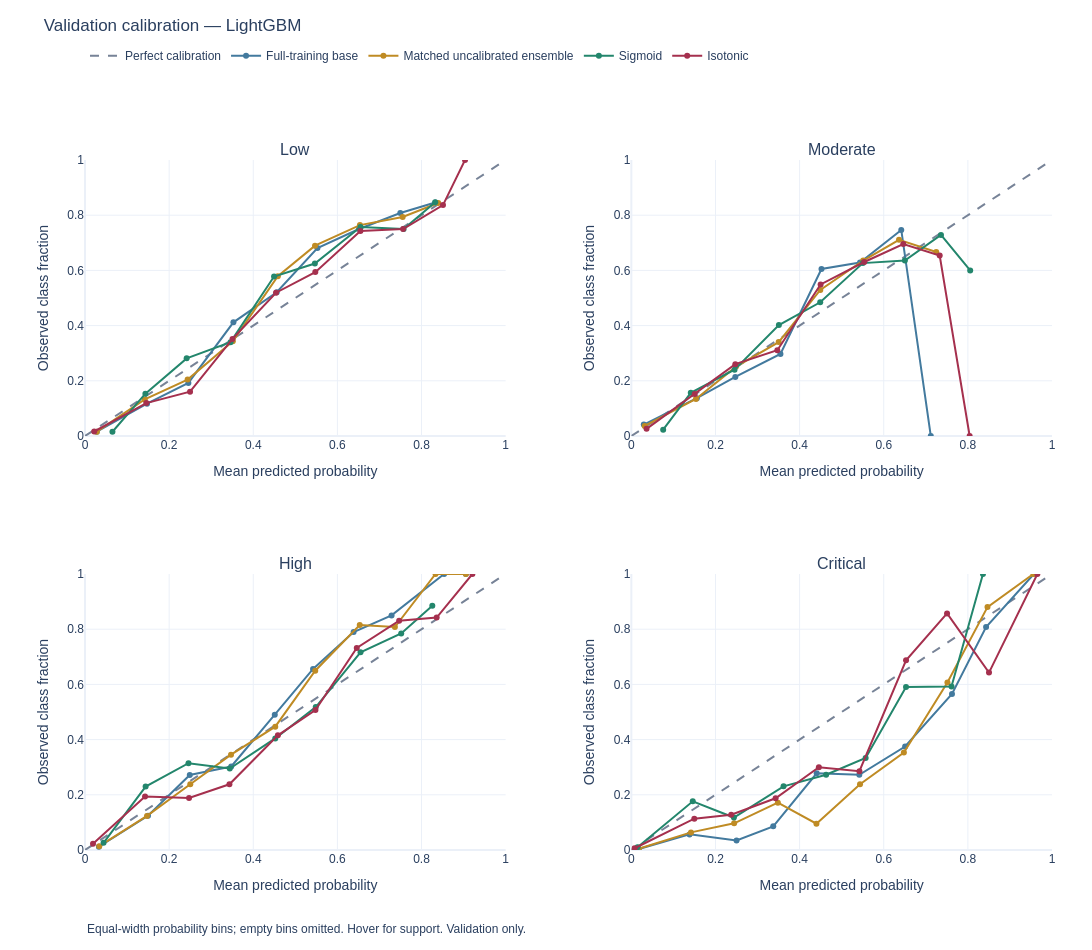
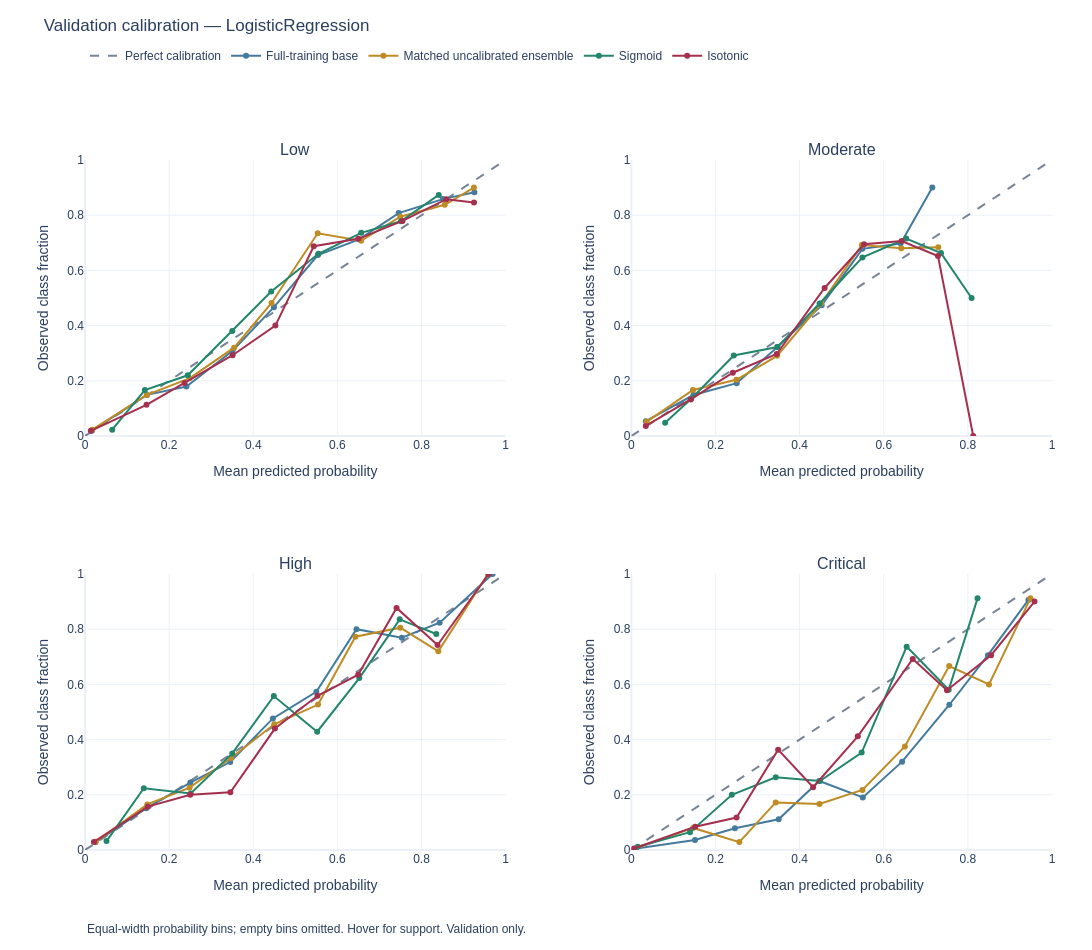

These figures' notebook cell, in order:
### Markdown cell above
## Computed comparisons, calibration curves and ranked shortlist

The following display reads saved artifacts. Review both recalls, all triage-error directions, macro F1, probability quality, CV variation, and conditional validation uncertainty. Tuning and calibration may worsen held-out development metrics; the tables preserve those outcomes. The final written section gives the ranked shortlist and its trade-offs without making a test-performance claim.

### Code cell
show_model_experimentation()

### Figure 1 — Plotly figure (JSON) as saved in the notebook; plotly's stock layout.template omitted (floating-point values rounded to 4 significant figures)
{"data": [{"legendgroup": "reference", "line": {"color": "#778397", "dash": "dash"}, "mode": "lines", "name": "Perfect calibration", "showlegend": true, "type": "scatter", "x": [0, 1], "xaxis": "x", "y": [0, 1], "yaxis": "y"}, {"customdata": [444, 111, 78, 68, 48, 69, 80, 125, 156], "hovertemplate": "Mean p=%{x:.3f}<br>Observed=%{y:.3f}<br>n=%{customdata}<extra>%{fullData.name}</extra>", "legendgroup": "tuned_LightGBM_class_weights", "line": {"color": "#437a9e"}, "meta": {"run_id": "tuned_LightGBM_class_weights"}, "mode": "lines+markers", "name": "Full-training base", "showlegend": true, "type": "scatter", "x": [0.02804, 0.1474, 0.2458, 0.3528, 0.4557, 0.5526, 0.6514, 0.7496, 0.8327], "xaxis": "x", "y": [0.01577, 0.1171, 0.1923, 0.4118, 0.5208, 0.6812, 0.75, 0.808, 0.8462], "yaxis": "y"}, {"customdata": [447, 98, 88, 67, 57, 58, 89, 121, 154], "hovertemplate": "Mean p=%{x:.3f}<br>Observed=%{y:.3f}<br>n=%{customdata}<extra>%{fullData.name}</extra>", "legendgroup": "uncalibrated_ensemble_LightGBM", "line": {"color": "#bf8b24"}, "meta": {"run_id": "uncalibrated_ensemble_LightGBM"}, "mode": "lines+markers", "name": "Matched uncalibrated ensemble", "showlegend": true, "type": "scatter", "x": [0.02803, 0.142, 0.244, 0.3514, 0.4584, 0.5468, 0.6536, 0.7552, 0.8398], "xaxis": "x", "y": [0.01566, 0.1327, 0.2045, 0.3433, 0.5789, 0.6897, 0.764, 0.7934, 0.8442], "yaxis": "y"}, {"customdata": [457, 124, 64, 50, 45, 56, 66, 128, 189], "hovertemplate": "Mean p=%{x:.3f}<br>Observed=%{y:.3f}<br>n=%{customdata}<extra>%{fullData.name}</extra>", "legendgroup": "calibrated_LightGBM_sigmoid", "line": {"color": "#23866c"}, "meta": {"run_id": "calibrated_LightGBM_sigmoid"}, "mode": "lines+markers", "name": "Sigmoid", "showlegend": true, "type": "scatter", "x": [0.06523, 0.1436, 0.2417, 0.346, 0.4495, 0.5464, 0.655, 0.7574, 0.8326], "xaxis": "x", "y": [0.01532, 0.1532, 0.2812, 0.34, 0.5778, 0.625, 0.7576, 0.75, 0.8466], "yaxis": "y"}, {"customdata": [429, 109, 81, 54, 52, 64, 70, 108, 208, 4], "hovertemplate": "Mean p=%{x:.3f}<br>Observed=%{y:.3f}<br>n=%{customdata}<extra>%{fullData.name}</extra>", "legendgroup": "calibrated_LightGBM_isotonic", "line": {"color": "#a5304e"}, "meta": {"run_id": "calibrated_LightGBM_isotonic"}, "mode": "lines+markers", "name": "Isotonic", "showlegend": true, "type": "scatter", "x": [0.02189, 0.1457, 0.2497, 0.3507, 0.4541, 0.5475, 0.6547, 0.7563, 0.851, 0.9034], "xaxis": "x", "y": [0.01632, 0.1193, 0.1605, 0.3519, 0.5192, 0.5938, 0.7429, 0.75, 0.8365, 1.0], "yaxis": "y"}, {"legendgroup": "reference", "line": {"color": "#778397", "dash": "dash"}, "mode": "lines", "name": "Perfect calibration", "showlegend": false, "type": "scatter", "x": [0, 1], "xaxis": "x2", "y": [0, 1], "yaxis": "y2"}, {"customdata": [193, 241, 187, 158, 157, 167, 75, 1], "hovertemplate": "Mean p=%{x:.3f}<br>Observed=%{y:.3f}<br>n=%{customdata}<extra>%{fullData.name}</extra>", "legendgroup": "tuned_LightGBM_class_weights", "line": {"color": "#437a9e"}, "meta": {"run_id": "tuned_LightGBM_class_weights"}, "mode": "lines+markers", "name": "Full-training base", "showlegend": false, "type": "scatter", "x": [0.02957, 0.1557, 0.2472, 0.3544, 0.452, 0.5436, 0.6417, 0.7118], "xaxis": "x2", "y": [0.04145, 0.1369, 0.2139, 0.2975, 0.6051, 0.6287, 0.7467, 0.0], "yaxis": "y2"}, {"customdata": [192, 253, 183, 147, 153, 162, 83, 6], "hovertemplate": "Mean p=%{x:.3f}<br>Observed=%{y:.3f}<br>n=%{customdata}<extra>%{fullData.name}</extra>", "legendgroup": "uncalibrated_ensemble_LightGBM", "line": {"color": "#bf8b24"}, "meta": {"run_id": "uncalibrated_ensemble_LightGBM"}, "mode": "lines+markers", "name": "Matched uncalibrated ensemble", "showlegend": false, "type": "scatter", "x": [0.03173, 0.1536, 0.2489, 0.3502, 0.4492, 0.5512, 0.6363, 0.7249], "xaxis": "x2", "y": [0.03646, 0.1344, 0.2514, 0.3401, 0.5294, 0.6358, 0.7108, 0.6667], "yaxis": "y2"}, {"customdata": [175, 345, 154, 102, 97, 91, 129, 81, 5], "hovertemplate": "Mean p=%{x:.3f}<br>Observed=%{y:.3f}<br>n=%{customdata}<extra>%{fullData.name}</extra>", "legendgroup": "calibrated_LightGBM_sigmoid", "line": {"color": "#23866c"}, "meta": {"run_id": "calibrated_LightGBM_sigmoid"}, "mode": "lines+markers", "name": "Sigmoid", "showlegend": false, "type": "scatter", "x": [0.07563, 0.1413, 0.2453, 0.3507, 0.449, 0.5504, 0.6502, 0.7361, 0.8055], "xaxis": "x2", "y": [0.02286, 0.1565, 0.2403, 0.402, 0.4845, 0.6264, 0.6357, 0.7284, 0.6], "yaxis": "y2"}, {"customdata": [193, 283, 169, 132, 122, 138, 115, 26, 1], "hovertemplate": "Mean p=%{x:.3f}<br>Observed=%{y:.3f}<br>n=%{customdata}<extra>%{fullData.name}</extra>", "legendgroup": "calibrated_LightGBM_isotonic", "line": {"color": "#a5304e"}, "meta": {"run_id": "calibrated_LightGBM_isotonic"}, "mode": "lines+markers", "name": "Isotonic", "showlegend": false, "type": "scatter", "x": [0.03611, 0.1506, 0.2471, 0.347, 0.4499, 0.5536, 0.6465, 0.733, 0.8043], "xaxis": "x2", "y": [0.02591, 0.1519, 0.2604, 0.3106, 0.5492, 0.6304, 0.6957, 0.6538, 0.0], "yaxis": "y2"}, {"legendgroup": "reference", "line": {"color": "#778397", "dash": "dash"}, "mode": "lines", "name": "Perfect calibration", "showlegend": false, "type": "scatter", "x": [0, 1], "xaxis": "x3", "y": [0, 1], "yaxis": "y3"}, {"customdata": [513, 153, 114, 119, 102, 93, 57, 20, 7, 1], "hovertemplate": "Mean p=%{x:.3f}<br>Observed=%{y:.3f}<br>n=%{customdata}<extra>%{fullData.name}</extra>", "legendgroup": "tuned_LightGBM_class_weights", "line": {"color": "#437a9e"}, "meta": {"run_id": "tuned_LightGBM_class_weights"}, "mode": "lines+markers", "name": "Full-training base", "showlegend": false, "type": "scatter", "x": [0.03301, 0.1498, 0.2491, 0.3476, 0.4511, 0.5422, 0.6386, 0.7288, 0.8537, 0.9054], "xaxis": "x3", "y": [0.0117, 0.1242, 0.2719, 0.3025, 0.4902, 0.6559, 0.7895, 0.85, 1.0, 1.0], "yaxis": "y3"}, {"customdata": [502, 162, 126, 110, 94, 97, 54, 26, 7, 1], "hovertemplate": "Mean p=%{x:.3f}<br>Observed=%{y:.3f}<br>n=%{customdata}<extra>%{fullData.name}</extra>", "legendgroup": "uncalibrated_ensemble_LightGBM", "line": {"color": "#bf8b24"}, "meta": {"run_id": "uncalibrated_ensemble_LightGBM"}, "mode": "lines+markers", "name": "Matched uncalibrated ensemble", "showlegend": false, "type": "scatter", "x": [0.03393, 0.1474, 0.2503, 0.3471, 0.4523, 0.5473, 0.6531, 0.7367, 0.8333, 0.9055], "xaxis": "x3", "y": [0.01394, 0.1235, 0.2381, 0.3455, 0.4468, 0.6495, 0.8148, 0.8077, 1.0, 1.0], "yaxis": "y3"}, {"customdata": [619, 135, 89, 61, 47, 56, 81, 65, 26], "hovertemplate": "Mean p=%{x:.3f}<br>Observed=%{y:.3f}<br>n=%{customdata}<extra>%{fullData.name}</extra>", "legendgroup": "calibrated_LightGBM_sigmoid", "line": {"color": "#23866c"}, "meta": {"run_id": "calibrated_LightGBM_sigmoid"}, "mode": "lines+markers", "name": "Sigmoid", "showlegend": false, "type": "scatter", "x": [0.04409, 0.1442, 0.246, 0.3442, 0.4523, 0.5485, 0.655, 0.7517, 0.8257], "xaxis": "x3", "y": [0.02585, 0.2296, 0.3146, 0.2951, 0.4043, 0.5179, 0.716, 0.7846, 0.8846], "yaxis": "y3"}, {"customdata": [576, 139, 69, 84, 65, 69, 97, 59, 19, 2], "hovertemplate": "Mean p=%{x:.3f}<br>Observed=%{y:.3f}<br>n=%{customdata}<extra>%{fullData.name}</extra>", "legendgroup": "calibrated_LightGBM_isotonic", "line": {"color": "#a5304e"}, "meta": {"run_id": "calibrated_LightGBM_isotonic"}, "mode": "lines+markers", "name": "Isotonic", "showlegend": false, "type": "scatter", "x": [0.01902, 0.1427, 0.2473, 0.3433, 0.4586, 0.5478, 0.6461, 0.7468, 0.836, 0.921], "xaxis": "x3", "y": [0.02257, 0.1942, 0.1884, 0.2381, 0.4154, 0.5072, 0.732, 0.8305, 0.8421, 1.0], "yaxis": "y3"}, {"legendgroup": "reference", "line": {"color": "#778397", "dash": "dash"}, "mode": "lines", "name": "Perfect calibration", "showlegend": false, "type": "scatter", "x": [0, 1], "xaxis": "x4", "y": [0, 1], "yaxis": "y4"}, {"customdata": [901, 53, 29, 35, 36, 22, 32, 23, 26, 22], "hovertemplate": "Mean p=%{x:.3f}<br>Observed=%{y:.3f}<br>n=%{customdata}<extra>%{fullData.name}</extra>", "legendgroup": "tuned_LightGBM_class_weights", "line": {"color": "#437a9e"}, "meta": {"run_id": "tuned_LightGBM_class_weights"}, "mode": "lines+markers", "name": "Full-training base", "showlegend": false, "type": "scatter", "x": [0.01763, 0.1383, 0.2501, 0.3373, 0.4406, 0.5419, 0.6508, 0.7623, 0.8433, 0.957], "xaxis": "x4", "y": [0.00333, 0.0566, 0.03448, 0.08571, 0.2778, 0.2727, 0.375, 0.5652, 0.8077, 1.0], "yaxis": "y4"}, {"customdata": [917, 47, 31, 35, 21, 21, 34, 28, 25, 20], "hovertemplate": "Mean p=%{x:.3f}<br>Observed=%{y:.3f}<br>n=%{customdata}<extra>%{fullData.name}</extra>", "legendgroup": "uncalibrated_ensemble_LightGBM", "line": {"color": "#bf8b24"}, "meta": {"run_id": "uncalibrated_ensemble_LightGBM"}, "mode": "lines+markers", "name": "Matched uncalibrated ensemble", "showlegend": false, "type": "scatter", "x": [0.01728, 0.1418, 0.2444, 0.3483, 0.44, 0.5436, 0.6478, 0.7514, 0.8466, 0.9558], "xaxis": "x4", "y": [0.004362, 0.06383, 0.09677, 0.1714, 0.09524, 0.2381, 0.3529, 0.6071, 0.88, 1.0], "yaxis": "y4"}, {"customdata": [1000, 34, 17, 13, 11, 21, 22, 27, 34], "hovertemplate": "Mean p=%{x:.3f}<br>Observed=%{y:.3f}<br>n=%{customdata}<extra>%{fullData.name}</extra>", "legendgroup": "calibrated_LightGBM_sigmoid", "line": {"color": "#23866c"}, "meta": {"run_id": "calibrated_LightGBM_sigmoid"}, "mode": "lines+markers", "name": "Sigmoid", "showlegend": false, "type": "scatter", "x": [0.01464, 0.146, 0.2438, 0.3618, 0.463, 0.5569, 0.653, 0.761, 0.8359], "xaxis": "x4", "y": [0.01, 0.1765, 0.1176, 0.2308, 0.2727, 0.3333, 0.5909, 0.5926, 1.0], "yaxis": "y4"}, {"customdata": [953, 44, 47, 16, 20, 21, 16, 7, 28, 27], "hovertemplate": "Mean p=%{x:.3f}<br>Observed=%{y:.3f}<br>n=%{customdata}<extra>%{fullData.name}</extra>", "legendgroup": "calibrated_LightGBM_isotonic", "line": {"color": "#a5304e"}, "meta": {"run_id": "calibrated_LightGBM_isotonic"}, "mode": "lines+markers", "name": "Isotonic", "showlegend": false, "type": "scatter", "x": [0.007601, 0.1497, 0.2374, 0.3429, 0.4458, 0.5422, 0.653, 0.7506, 0.8502, 0.9652], "xaxis": "x4", "y": [0.006296, 0.1136, 0.1277, 0.1875, 0.3, 0.2857, 0.6875, 0.8571, 0.6429, 1.0], "yaxis": "y4"}], "layout": {"annotations": [{"font": {"size": 16}, "showarrow": false, "text": "Low", "x": 0.2175, "xanchor": "center", "xref": "paper", "y": 1.0, "yanchor": "bottom", "yref": "paper"}, {"font": {"size": 16}, "showarrow": false, "text": "Moderate", "x": 0.7825, "xanchor": "center", "xref": "paper", "y": 1.0, "yanchor": "bottom", "yref": "paper"}, {"font": {"size": 16}, "showarrow": false, "text": "High", "x": 0.2175, "xanchor": "center", "xref": "paper", "y": 0.4, "yanchor": "bottom", "yref": "paper"}, {"font": {"size": 16}, "showarrow": false, "text": "Critical", "x": 0.7825, "xanchor": "center", "xref": "paper", "y": 0.4, "yanchor": "bottom", "yref": "paper"}, {"showarrow": false, "text": "Equal-width probability bins; empty bins omitted. Hover for support. Validation only.", "x": 0, "xref": "paper", "y": 0, "yanchor": "top", "yref": "paper", "yshift": -70}], "font": {"family": "Arial, sans-serif", "size": 12}, "height": 950, "legend": {"orientation": "h", "x": 0, "y": 1.13, "yanchor": "bottom"}, "margin": {"b": 100, "l": 85, "r": 40, "t": 160}, "title": {"text": "Validation calibration — LightGBM", "x": 0.04, "y": 0.98}, "width": 1150, "xaxis": {"anchor": "y", "domain": [0.0, 0.435], "range": [0, 1], "title": {"text": "Mean predicted probability"}}, "xaxis2": {"anchor": "y2", "domain": [0.565, 1.0], "range": [0, 1], "title": {"text": "Mean predicted probability"}}, "xaxis3": {"anchor": "y3", "domain": [0.0, 0.435], "range": [0, 1], "title": {"text": "Mean predicted probability"}}, "xaxis4": {"anchor": "y4", "domain": [0.565, 1.0], "range": [0, 1], "title": {"text": "Mean predicted probability"}}, "yaxis": {"anchor": "x", "domain": [0.6, 1.0], "range": [0, 1], "title": {"text": "Observed class fraction"}}, "yaxis2": {"anchor": "x2", "domain": [0.6, 1.0], "range": [0, 1], "title": {"text": "Observed class fraction"}}, "yaxis3": {"anchor": "x3", "domain": [0.0, 0.4], "range": [0, 1], "title": {"text": "Observed class fraction"}}, "yaxis4": {"anchor": "x4", "domain": [0.0, 0.4], "range": [0, 1], "title": {"text": "Observed class fraction"}}}}

### Figure 2 — Plotly figure (JSON) as saved in the notebook; plotly's stock layout.template omitted (floating-point values rounded to 4 significant figures)
{"data": [{"legendgroup": "reference", "line": {"color": "#778397", "dash": "dash"}, "mode": "lines", "name": "Perfect calibration", "showlegend": true, "type": "scatter", "x": [0, 1], "xaxis": "x", "y": [0, 1], "yaxis": "y"}, {"customdata": [464, 94, 67, 55, 60, 61, 87, 104, 127, 60], "hovertemplate": "Mean p=%{x:.3f}<br>Observed=%{y:.3f}<br>n=%{customdata}<extra>%{fullData.name}</extra>", "legendgroup": "tuned_LogisticRegression_class_weights", "line": {"color": "#437a9e"}, "meta": {"run_id": "tuned_LogisticRegression_class_weights"}, "mode": "lines+markers", "name": "Full-training base", "showlegend": true, "type": "scatter", "x": [0.01654, 0.1471, 0.2411, 0.351, 0.4491, 0.5537, 0.6515, 0.7457, 0.8508, 0.9257], "xaxis": "x", "y": [0.0194, 0.1489, 0.1791, 0.3091, 0.4667, 0.6557, 0.7126, 0.8077, 0.8583, 0.8833], "yaxis": "y"}, {"customdata": [478, 94, 67, 50, 56, 64, 82, 107, 111, 70], "hovertemplate": "Mean p=%{x:.3f}<br>Observed=%{y:.3f}<br>n=%{customdata}<extra>%{fullData.name}</extra>", "legendgroup": "uncalibrated_ensemble_LogisticRegression", "line": {"color": "#bf8b24"}, "meta": {"run_id": "uncalibrated_ensemble_LogisticRegression"}, "mode": "lines+markers", "name": "Matched uncalibrated ensemble", "showlegend": true, "type": "scatter", "x": [0.01745, 0.1469, 0.2484, 0.3545, 0.4435, 0.5532, 0.6565, 0.7495, 0.8552, 0.9247], "xaxis": "x", "y": [0.02301, 0.1489, 0.209, 0.32, 0.4821, 0.7344, 0.7073, 0.7944, 0.8378, 0.9], "yaxis": "y"}, {"customdata": [483, 120, 50, 50, 42, 53, 72, 135, 174], "hovertemplate": "Mean p=%{x:.3f}<br>Observed=%{y:.3f}<br>n=%{customdata}<extra>%{fullData.name}</extra>", "legendgroup": "calibrated_LogisticRegression_sigmoid", "line": {"color": "#23866c"}, "meta": {"run_id": "calibrated_LogisticRegression_sigmoid"}, "mode": "lines+markers", "name": "Sigmoid", "showlegend": true, "type": "scatter", "x": [0.0646, 0.1423, 0.2443, 0.3501, 0.4427, 0.5549, 0.6566, 0.7511, 0.8409], "xaxis": "x", "y": [0.02277, 0.1667, 0.22, 0.38, 0.5238, 0.6604, 0.7361, 0.7778, 0.8736], "yaxis": "y"}, {"customdata": [429, 124, 78, 41, 60, 48, 56, 154, 176, 13], "hovertemplate": "Mean p=%{x:.3f}<br>Observed=%{y:.3f}<br>n=%{customdata}<extra>%{fullData.name}</extra>", "legendgroup": "calibrated_LogisticRegression_isotonic", "line": {"color": "#a5304e"}, "meta": {"run_id": "calibrated_LogisticRegression_isotonic"}, "mode": "lines+markers", "name": "Isotonic", "showlegend": true, "type": "scatter", "x": [0.01377, 0.1462, 0.2365, 0.3509, 0.4526, 0.5439, 0.6496, 0.7547, 0.8592, 0.9248], "xaxis": "x", "y": [0.01865, 0.1129, 0.1923, 0.2927, 0.4, 0.6875, 0.7143, 0.7792, 0.858, 0.8462], "yaxis": "y"}, {"legendgroup": "reference", "line": {"color": "#778397", "dash": "dash"}, "mode": "lines", "name": "Perfect calibration", "showlegend": false, "type": "scatter", "x": [0, 1], "xaxis": "x2", "y": [0, 1], "yaxis": "y2"}, {"customdata": [280, 182, 162, 121, 131, 174, 119, 10], "hovertemplate": "Mean p=%{x:.3f}<br>Observed=%{y:.3f}<br>n=%{customdata}<extra>%{fullData.name}</extra>", "legendgroup": "tuned_LogisticRegression_class_weights", "line": {"color": "#437a9e"}, "meta": {"run_id": "tuned_LogisticRegression_class_weights"}, "mode": "lines+markers", "name": "Full-training base", "showlegend": false, "type": "scatter", "x": [0.03441, 0.1476, 0.2505, 0.3472, 0.4525, 0.5493, 0.6402, 0.7155], "xaxis": "x2", "y": [0.05357, 0.1484, 0.1914, 0.3223, 0.4733, 0.6782, 0.6975, 0.9], "yaxis": "y2"}, {"customdata": [292, 168, 162, 124, 123, 169, 122, 19], "hovertemplate": "Mean p=%{x:.3f}<br>Observed=%{y:.3f}<br>n=%{customdata}<extra>%{fullData.name}</extra>", "legendgroup": "uncalibrated_ensemble_LogisticRegression", "line": {"color": "#bf8b24"}, "meta": {"run_id": "uncalibrated_ensemble_LogisticRegression"}, "mode": "lines+markers", "name": "Matched uncalibrated ensemble", "showlegend": false, "type": "scatter", "x": [0.03624, 0.1465, 0.2497, 0.3464, 0.451, 0.548, 0.6416, 0.7295], "xaxis": "x2", "y": [0.05137, 0.1667, 0.2037, 0.2903, 0.4797, 0.6923, 0.6803, 0.6842], "yaxis": "y2"}, {"customdata": [251, 282, 144, 93, 75, 119, 130, 83, 2], "hovertemplate": "Mean p=%{x:.3f}<br>Observed=%{y:.3f}<br>n=%{customdata}<extra>%{fullData.name}</extra>", "legendgroup": "calibrated_LogisticRegression_sigmoid", "line": {"color": "#23866c"}, "meta": {"run_id": "calibrated_LogisticRegression_sigmoid"}, "mode": "lines+markers", "name": "Sigmoid", "showlegend": false, "type": "scatter", "x": [0.0803, 0.1423, 0.2435, 0.3471, 0.4475, 0.5494, 0.6534, 0.7362, 0.8088], "xaxis": "x2", "y": [0.04781, 0.1348, 0.2917, 0.3226, 0.48, 0.6471, 0.7154, 0.6627, 0.5], "yaxis": "y2"}, {"customdata": [192, 279, 192, 101, 138, 144, 109, 23, 1], "hovertemplate": "Mean p=%{x:.3f}<br>Observed=%{y:.3f}<br>n=%{customdata}<extra>%{fullData.name}</extra>", "legendgroup": "calibrated_LogisticRegression_isotonic", "line": {"color": "#a5304e"}, "meta": {"run_id": "calibrated_LogisticRegression_isotonic"}, "mode": "lines+markers", "name": "Isotonic", "showlegend": false, "type": "scatter", "x": [0.03432, 0.1411, 0.2413, 0.3455, 0.4594, 0.5532, 0.6425, 0.729, 0.8127], "xaxis": "x2", "y": [0.03646, 0.1326, 0.2292, 0.297, 0.5362, 0.6944, 0.7064, 0.6522, 0.0], "yaxis": "y2"}, {"legendgroup": "reference", "line": {"color": "#778397", "dash": "dash"}, "mode": "lines", "name": "Perfect calibration", "showlegend": false, "type": "scatter", "x": [0, 1], "xaxis": "x3", "y": [0, 1], "yaxis": "y3"}, {"customdata": [572, 139, 90, 91, 86, 75, 65, 39, 17, 5], "hovertemplate": "Mean p=%{x:.3f}<br>Observed=%{y:.3f}<br>n=%{customdata}<extra>%{fullData.name}</extra>", "legendgroup": "tuned_LogisticRegression_class_weights", "line": {"color": "#437a9e"}, "meta": {"run_id": "tuned_LogisticRegression_class_weights"}, "mode": "lines+markers", "name": "Full-training base", "showlegend": false, "type": "scatter", "x": [0.02481, 0.1455, 0.2504, 0.3453, 0.4467, 0.55, 0.6453, 0.7532, 0.8431, 0.9691], "xaxis": "x3", "y": [0.02797, 0.1511, 0.2444, 0.3187, 0.4767, 0.5733, 0.8, 0.7692, 0.8235, 1.0], "yaxis": "y3"}, {"customdata": [575, 121, 93, 93, 90, 74, 66, 36, 25, 6], "hovertemplate": "Mean p=%{x:.3f}<br>Observed=%{y:.3f}<br>n=%{customdata}<extra>%{fullData.name}</extra>", "legendgroup": "uncalibrated_ensemble_LogisticRegression", "line": {"color": "#bf8b24"}, "meta": {"run_id": "uncalibrated_ensemble_LogisticRegression"}, "mode": "lines+markers", "name": "Matched uncalibrated ensemble", "showlegend": false, "type": "scatter", "x": [0.02545, 0.1481, 0.2487, 0.3473, 0.4498, 0.554, 0.6429, 0.7495, 0.8399, 0.9578], "xaxis": "x3", "y": [0.02957, 0.1653, 0.2258, 0.3333, 0.4556, 0.527, 0.7727, 0.8056, 0.72, 1.0], "yaxis": "y3"}, {"customdata": [621, 134, 83, 60, 52, 49, 61, 73, 46], "hovertemplate": "Mean p=%{x:.3f}<br>Observed=%{y:.3f}<br>n=%{customdata}<extra>%{fullData.name}</extra>", "legendgroup": "calibrated_LogisticRegression_sigmoid", "line": {"color": "#23866c"}, "meta": {"run_id": "calibrated_LogisticRegression_sigmoid"}, "mode": "lines+markers", "name": "Sigmoid", "showlegend": false, "type": "scatter", "x": [0.05117, 0.1398, 0.2513, 0.3502, 0.4489, 0.5519, 0.6521, 0.7481, 0.8351], "xaxis": "x3", "y": [0.03221, 0.2239, 0.2048, 0.35, 0.5577, 0.4286, 0.623, 0.8356, 0.7826], "yaxis": "y3"}, {"customdata": [581, 121, 85, 67, 75, 68, 85, 57, 35, 5], "hovertemplate": "Mean p=%{x:.3f}<br>Observed=%{y:.3f}<br>n=%{customdata}<extra>%{fullData.name}</extra>", "legendgroup": "calibrated_LogisticRegression_isotonic", "line": {"color": "#a5304e"}, "meta": {"run_id": "calibrated_LogisticRegression_isotonic"}, "mode": "lines+markers", "name": "Isotonic", "showlegend": false, "type": "scatter", "x": [0.02122, 0.1494, 0.2502, 0.3456, 0.4515, 0.5527, 0.6496, 0.7407, 0.8381, 0.9598], "xaxis": "x3", "y": [0.02926, 0.157, 0.2, 0.209, 0.44, 0.5588, 0.6353, 0.8772, 0.7429, 1.0], "yaxis": "y3"}, {"legendgroup": "reference", "line": {"color": "#778397", "dash": "dash"}, "mode": "lines", "name": "Perfect calibration", "showlegend": false, "type": "scatter", "x": [0, 1], "xaxis": "x4", "y": [0, 1], "yaxis": "y4"}, {"customdata": [900, 55, 38, 27, 28, 21, 25, 19, 34, 32], "hovertemplate": "Mean p=%{x:.3f}<br>Observed=%{y:.3f}<br>n=%{customdata}<extra>%{fullData.name}</extra>", "legendgroup": "tuned_LogisticRegression_class_weights", "line": {"color": "#437a9e"}, "meta": {"run_id": "tuned_LogisticRegression_class_weights"}, "mode": "lines+markers", "name": "Full-training base", "showlegend": false, "type": "scatter", "x": [0.007768, 0.1513, 0.2462, 0.3502, 0.4467, 0.5502, 0.6436, 0.756, 0.8478, 0.944], "xaxis": "x4", "y": [0.004444, 0.03636, 0.07895, 0.1111, 0.25, 0.1905, 0.32, 0.5263, 0.7059, 0.9062], "yaxis": "y4"}, {"customdata": [911, 50, 35, 29, 24, 23, 24, 24, 25, 34], "hovertemplate": "Mean p=%{x:.3f}<br>Observed=%{y:.3f}<br>n=%{customdata}<extra>%{fullData.name}</extra>", "legendgroup": "uncalibrated_ensemble_LogisticRegression", "line": {"color": "#bf8b24"}, "meta": {"run_id": "uncalibrated_ensemble_LogisticRegression"}, "mode": "lines+markers", "name": "Matched uncalibrated ensemble", "showlegend": false, "type": "scatter", "x": [0.007908, 0.1469, 0.2567, 0.3431, 0.4472, 0.5494, 0.6503, 0.7556, 0.8502, 0.9487], "xaxis": "x4", "y": [0.004391, 0.08, 0.02857, 0.1724, 0.1667, 0.2174, 0.375, 0.6667, 0.6, 0.9118], "yaxis": "y4"}, {"customdata": [1001, 31, 15, 19, 12, 17, 19, 31, 34], "hovertemplate": "Mean p=%{x:.3f}<br>Observed=%{y:.3f}<br>n=%{customdata}<extra>%{fullData.name}</extra>", "legendgroup": "calibrated_LogisticRegression_sigmoid", "line": {"color": "#23866c"}, "meta": {"run_id": "calibrated_LogisticRegression_sigmoid"}, "mode": "lines+markers", "name": "Sigmoid", "showlegend": false, "type": "scatter", "x": [0.01527, 0.1394, 0.2389, 0.3433, 0.4481, 0.5476, 0.6545, 0.7544, 0.823], "xaxis": "x4", "y": [0.01199, 0.06452, 0.2, 0.2632, 0.25, 0.3529, 0.7368, 0.5806, 0.9118], "yaxis": "y4"}, {"customdata": [934, 71, 34, 22, 22, 17, 13, 19, 17, 30], "hovertemplate": "Mean p=%{x:.3f}<br>Observed=%{y:.3f}<br>n=%{customdata}<extra>%{fullData.name}</extra>", "legendgroup": "calibrated_LogisticRegression_isotonic", "line": {"color": "#a5304e"}, "meta": {"run_id": "calibrated_LogisticRegression_isotonic"}, "mode": "lines+markers", "name": "Isotonic", "showlegend": false, "type": "scatter", "x": [0.005878, 0.1516, 0.2501, 0.3489, 0.4321, 0.5383, 0.6689, 0.7503, 0.8552, 0.9584], "xaxis": "x4", "y": [0.005353, 0.08451, 0.1176, 0.3636, 0.2273, 0.4118, 0.6923, 0.5789, 0.7059, 0.9], "yaxis": "y4"}], "layout": {"annotations": [{"font": {"size": 16}, "showarrow": false, "text": "Low", "x": 0.2175, "xanchor": "center", "xref": "paper", "y": 1.0, "yanchor": "bottom", "yref": "paper"}, {"font": {"size": 16}, "showarrow": false, "text": "Moderate", "x": 0.7825, "xanchor": "center", "xref": "paper", "y": 1.0, "yanchor": "bottom", "yref": "paper"}, {"font": {"size": 16}, "showarrow": false, "text": "High", "x": 0.2175, "xanchor": "center", "xref": "paper", "y": 0.4, "yanchor": "bottom", "yref": "paper"}, {"font": {"size": 16}, "showarrow": false, "text": "Critical", "x": 0.7825, "xanchor": "center", "xref": "paper", "y": 0.4, "yanchor": "bottom", "yref": "paper"}, {"showarrow": false, "text": "Equal-width probability bins; empty bins omitted. Hover for support. Validation only.", "x": 0, "xref": "paper", "y": 0, "yanchor": "top", "yref": "paper", "yshift": -70}], "font": {"family": "Arial, sans-serif", "size": 12}, "height": 950, "legend": {"orientation": "h", "x": 0, "y": 1.13, "yanchor": "bottom"}, "margin": {"b": 100, "l": 85, "r": 40, "t": 160}, "title": {"text": "Validation calibration — LogisticRegression", "x": 0.04, "y": 0.98}, "width": 1150, "xaxis": {"anchor": "y", "domain": [0.0, 0.435], "range": [0, 1], "title": {"text": "Mean predicted probability"}}, "xaxis2": {"anchor": "y2", "domain": [0.565, 1.0], "range": [0, 1], "title": {"text": "Mean predicted probability"}}, "xaxis3": {"anchor": "y3", "domain": [0.0, 0.435], "range": [0, 1], "title": {"text": "Mean predicted probability"}}, "xaxis4": {"anchor": "y4", "domain": [0.565, 1.0], "range": [0, 1], "title": {"text": "Mean predicted probability"}}, "yaxis": {"anchor": "x", "domain": [0.6, 1.0], "range": [0, 1], "title": {"text": "Observed class fraction"}}, "yaxis2": {"anchor": "x2", "domain": [0.6, 1.0], "range": [0, 1], "title": {"text": "Observed class fraction"}}, "yaxis3": {"anchor": "x3", "domain": [0.0, 0.4], "range": [0, 1], "title": {"text": "Observed class fraction"}}, "yaxis4": {"anchor": "x4", "domain": [0.0, 0.4], "range": [0, 1], "title": {"text": "Observed class fraction"}}}}
